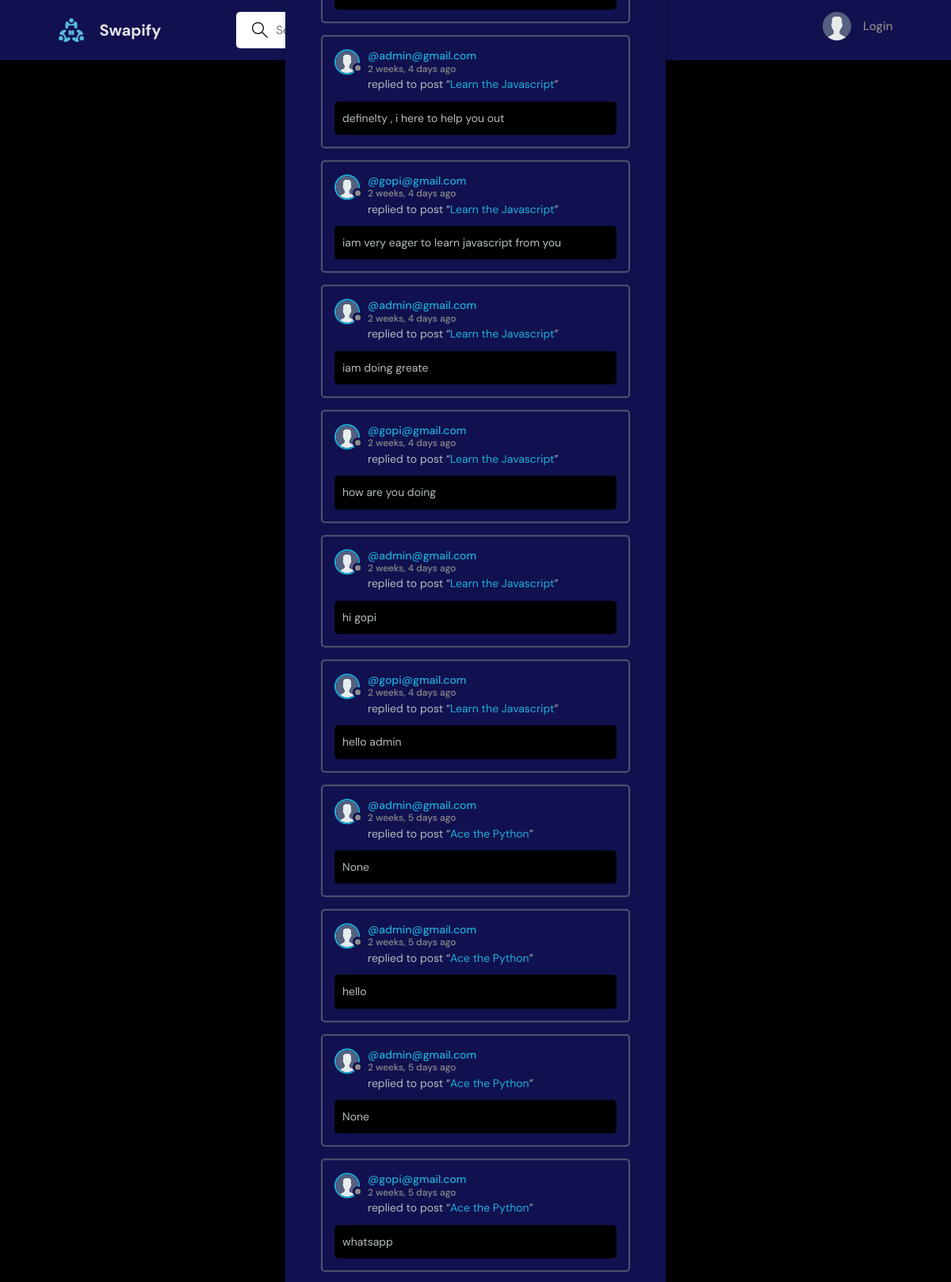
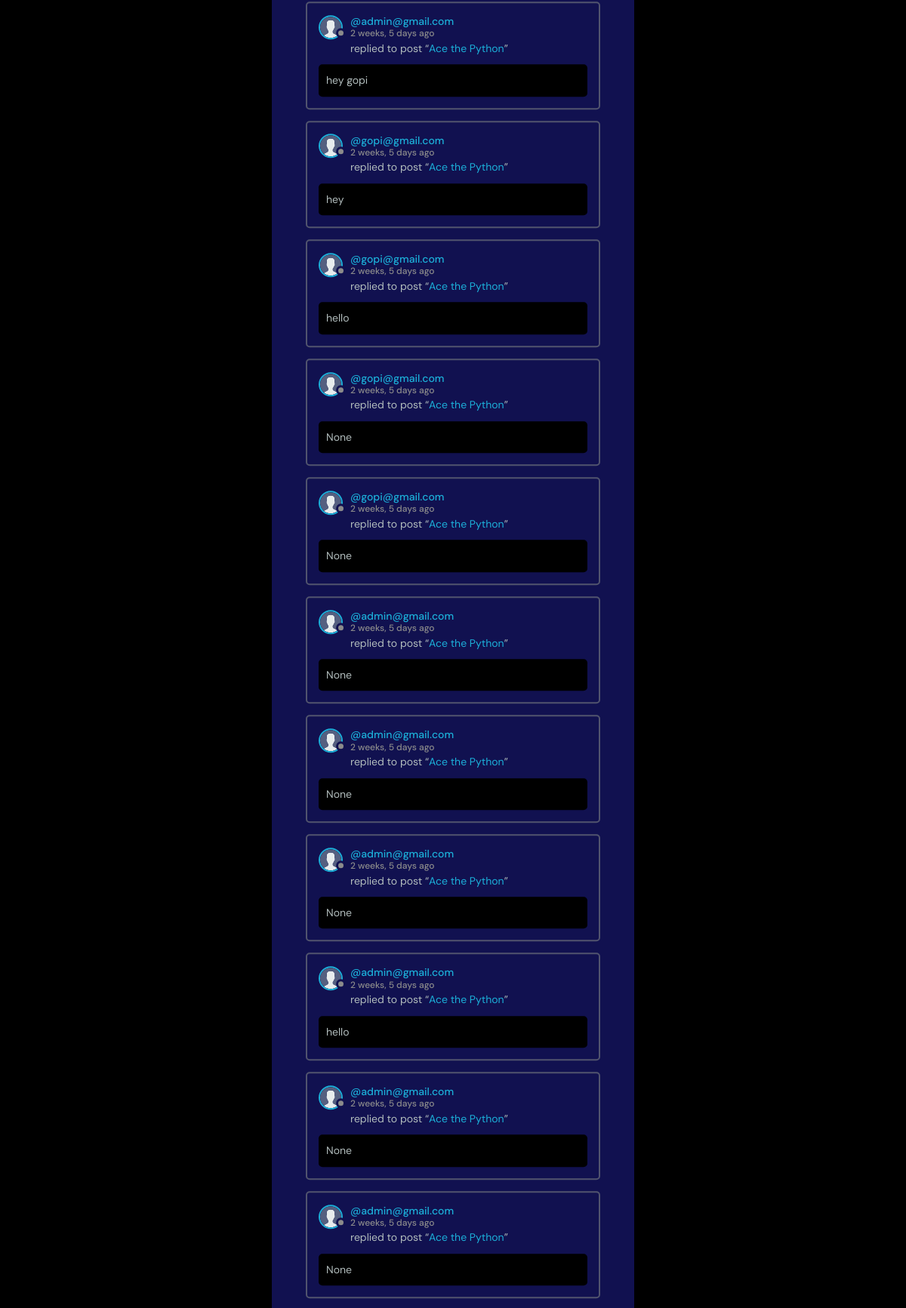
The page /activity/ (upper part) on the database its author committed (2 pictures, top to bottom).
### base/models.py (models this page shows, shortened)
class Message(models.Model):
    user = models.ForeignKey(UserAccount, on_delete=models.CASCADE)
    room = models.ForeignKey(Room, on_delete=models.CASCADE, related_name="messages")
    body = models.TextField(blank=True,null=True)
    file = models.FileField(upload_to='files/',blank=True,null=True)
    updated = models.DateTimeField(auto_now=True)
    created = models.DateTimeField(auto_now_add=True)
    class Meta:
        ordering = ['-updated', '-created']

class UserAccount(AbstractBaseUser, PermissionsMixin):
    email = models.EmailField(unique=True)
    username = models.CharField(unique=True,max_length=225)
    first_name = models.CharField(max_length=225)
    last_name = models.CharField(max_length=225)
    is_active = models.BooleanField(default=True)
    is_staff = models.BooleanField(default=False)
    is_admin = models.BooleanField(default=False)
    created_at = models.DateTimeField(auto_now_add=True)
    updated_at = models.DateTimeField(auto_now=True)
    bio = models.TextField(null=True)
    avatar = models.ImageField(null=True,blank=True, default="avatar.svg")
    is_online = models.BooleanField(default=False)
    profile_rating = models.DecimalField(null=True,
        max_digits=3,
        decimal_places=1,
        validators=[
            MinValueValidator(1.0),
            MaxValueValidator(5.0)
        ]
    )
    upvotes = models.PositiveIntegerField(default=0)
    downvotes = models.PositiveIntegerField(default=0)
    interested_topics = models.ManyToManyField(Topic, related_name="interested_users", blank=True)
    groups = models.ManyToManyField(
        'auth.Group',
        related_name='user_account_set',  # Custom related name for 'groups'
        blank=True,
        help_text='The groups this user belongs to.',
        verbose_name='groups',
    )
    user_permissions = models.ManyToManyField(
        'auth.Permission',
        related_name='user_account_permissions_set',  # Custom related name for 'user_permissions'
        blank=True,
        help_text='Specific permissions for this user.',
        verbose_name='user permissions',
    )
    objects = CustomUserManager()
    USERNAME_FIELD = 'email'
    REQUIRED_FIELDS = ['username']
    def __str__(self):
        return self.email

class Room(models.Model):
    host = models.ForeignKey(UserAccount, on_delete=models.SET_NULL, null=True, related_name="hosted_rooms")
    topic = models.ForeignKey(Topic, on_delete=models.SET_NULL, null=True)
    name = models.CharField(max_length=200)
    description = models.TextField(null=True, blank=True)
    participants = models.ManyToManyField(UserAccount, related_name='joined_rooms', blank=True)
    room_video_call_id = models.CharField(max_length=255, blank=True, null=True)  # Video Call ID
    updated = models.DateTimeField(auto_now=True)
    created = models.DateTimeField(auto_now_add=True)
    class Meta:
        ordering = ['-updated', '-created']
    def __str__(self):
        return f"{self.name}"

### base/views.py (the view)
# urls.py: path('activity/', views.activityPage, name="activity"),
def activityPage(request):
    room_messages = Message.objects.all()
    return render(request, 'base/activity.html', {'room_messages': room_messages})

### base/templates/base/activity.html (shortened to what this page needs)
{% extends 'main.html' %}
{% block content %}
<main class="layout">
  <div class="container">
    <div class="layout__box">
      <div class="activities-page layout__body">
        {% for message in room_messages %}
        <div class="activities__box">
          <div class="activities__boxHeader roomListRoom__header">
            <a href="{% url 'user-profile' message.user.id %}" class="roomListRoom__author">
              <div class="avatar avatar--small">
                <img src="{{message.user.avatar.url}}" />
              </div>
              <p>
                @{{message.user}}
                <span>{{message.created|timesince}} ago</span>
              </p>
            </a>
          </div>
          <div class="activities__boxContent">
            <p>replied to post “<a href="{% url 'room' message.room.id %}">{{message.room}}</a>”</p>
            <div class="activities__boxRoomContent">
              {{message.body}}
            </div>
          </div>
        </div>
        {% endfor %}
      </div>
    </div>
  </div>
</main>
{% endblock content %}

### static/styles/style.css (style rules this page uses)
:root { --color-main: #1cb0d9; --color-main-light: #e1f6fb; --color-dark: #111150; --color-dark-medium: #51546e; --color-dark-light: #696d97; --color-light: #e5e5e5; --color-gray: #8b8b8b; --color-light-gray: #b2bdbd; --color-bg: black; --color-success: #5dd693; --color-error: #fc4b0b; }
* { font-family: "DM Sans", -apple-system, BlinkMacSystemFont, "Segoe UI", Roboto, Oxygen, Ubuntu, Cantarell, "Open Sans", "Helvetica Neue", sans-serif; margin: 0; padding: 0; box-sizing: border-box; text-rendering: optimizeLegibility; font-size: inherit; }
html { font-size: 56.25%; }
@media only screen and (min-width: 1200px) { html { font-size: 62.5%; } }
body { line-height: 1.6; font-weight: 400; font-size: 1.5rem; color: var(--color-light-gray); background-color: var(--color-bg); min-height: 100vh; }
.container { max-width: 120rem; width: 90%; margin: auto; }
.layout { margin-top: 2.4rem; }
.layout > .container { display: flex; justify-content: space-between; align-items: flex-start; }
.layout__box { width: 90%; max-width: 48rem; min-height: 40rem; position: absolute; top: 50%; left: 50%; transform: translate(-50%, -46%); background-color: var(--color-dark); border-radius: 1rem; box-shadow: 1px 1px 6px 3px rgba(0, 0, 0, 0.1); overflow: hidden; }
.layout__body { margin: 3rem; }

### rows shown on the page
Message: user.avatar (placeholder picture), user "admin@gmail.com", created "2 weeks, 4 days", room "Learn the Javascript", body "definelty , i here to help you out"
Message: user.avatar (placeholder picture), user "gopi@gmail.com", created "2 weeks, 4 days", room "Learn the Javascript", body "iam very eager to learn javascript from you"
Message: user.avatar (placeholder picture), user "admin@gmail.com", created "2 weeks, 4 days", room "Learn the Javascript", body "iam doing greate"
Message: user.avatar (placeholder picture), user "gopi@gmail.com", created "2 weeks, 4 days", room "Learn the Javascript", body "how are you doing"
Message: user.avatar (placeholder picture), user "admin@gmail.com", created "2 weeks, 4 days", room "Learn the Javascript", body "hi gopi"
Message: user.avatar (placeholder picture), user "gopi@gmail.com", created "2 weeks, 4 days", room "Learn the Javascript", body "hello admin"
Message: user.avatar (placeholder picture), user "admin@gmail.com", created "2 weeks, 5 days", room "Ace the Python", body "None"
Message: user.avatar (placeholder picture), user "admin@gmail.com", created "2 weeks, 5 days", room "Ace the Python", body "hello"
Message: user.avatar (placeholder picture), user "admin@gmail.com", created "2 weeks, 5 days", room "Ace the Python", body "None"
Message: user.avatar (placeholder picture), user "gopi@gmail.com", created "2 weeks, 5 days", room "Ace the Python", body "whatsapp"
Message: user.avatar (placeholder picture), user "admin@gmail.com", created "2 weeks, 5 days", room "Ace the Python", body "hey gopi"
Message: user.avatar (placeholder picture), user "gopi@gmail.com", created "2 weeks, 5 days", room "Ace the Python", body "hey"
Message: user.avatar (placeholder picture), user "gopi@gmail.com", created "2 weeks, 5 days", room "Ace the Python", body "hello"
Message: user.avatar (placeholder picture), user "gopi@gmail.com", created "2 weeks, 5 days", room "Ace the Python", body "None"
Message: user.avatar (placeholder picture), user "gopi@gmail.com", created "2 weeks, 5 days", room "Ace the Python", body "None"
Message: user.avatar (placeholder picture), user "admin@gmail.com", created "2 weeks, 5 days", room "Ace the Python", body "None"
Message: user.avatar (placeholder picture), user "admin@gmail.com", created "2 weeks, 5 days", room "Ace the Python", body "None"
Message: user.avatar (placeholder picture), user "admin@gmail.com", created "2 weeks, 5 days", room "Ace the Python", body "None"
Message: user.avatar (placeholder picture), user "admin@gmail.com", created "2 weeks, 5 days", room "Ace the Python", body "hello"
Message: user.avatar (placeholder picture), user "admin@gmail.com", created "2 weeks, 5 days", room "Ace the Python", body "None"
Message: user.avatar (placeholder picture), user "admin@gmail.com", created "2 weeks, 5 days", room "Ace the Python", body "None"
